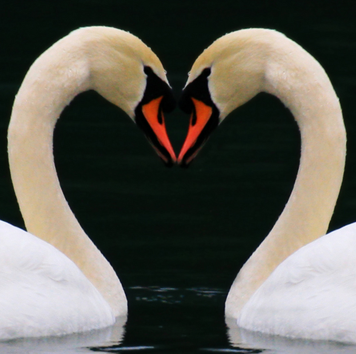
%> input picture data/im_2.bmp, 356 x 354 px
$ octave --eval "result = Cartoonify(imread('../data/im_2.bmp'));"   (GNU Octave 9; MATLAB toolbox functions it lacks are replaced by stand-ins)
%> lines starting %> are read from the running program, lines starting %| are printed output that depends on the picture
### code/FBF2.m

function [filtered,scaled_orig] = FBF2(input_image)
%tic;
imageOrig = input_image;
%> imageOrig is the input picture: size 354x356x3 uint8; mean R, G, B 96.9, 95.2, 87
% h = fspecial('gaussian',5,1.4);
% imageOrig = imfilter(imageOrig,h);
n = 1;
Orig(:,:,1) = myShrinkImageByFactorD(imageOrig(:,:,1),n);
%> in myShrinkImageByFactorD, `b = imfilter(a,filt);`:
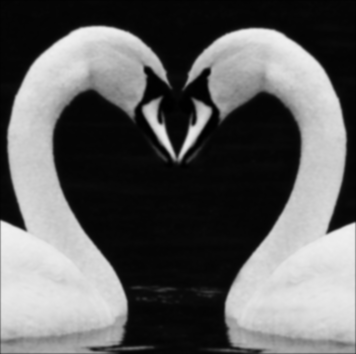
%> b: size 354x356 uint8; min 0, max 240, mean 96.6
Orig(:,:,2) = myShrinkImageByFactorD(imageOrig(:,:,2),n);
%> call 2 of myShrinkImageByFactorD, with d = 1
%> in myShrinkImageByFactorD (call 2), `b = imfilter(a,filt);`:
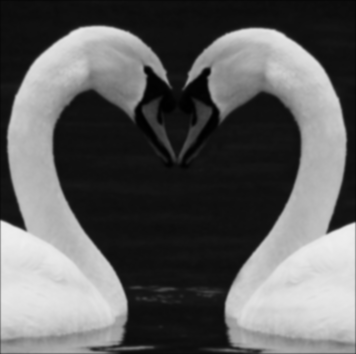
%> b: size 354x356 uint8; min 1, max 238, mean 94.9
Orig(:,:,3) = myShrinkImageByFactorD(imageOrig(:,:,3),n);
%> call 3 of myShrinkImageByFactorD, with d = 1
%> in myShrinkImageByFactorD (call 3), `b = imfilter(a,filt);`:
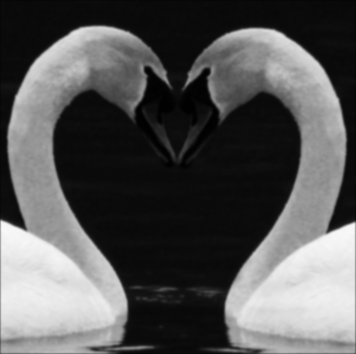
%> b: size 354x356 uint8; min 0, max 248, mean 86.7
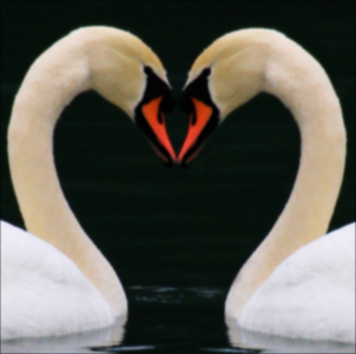
%> Orig: size 354x356x3 double; mean R, G, B 96.6, 94.9, 86.7
Orig = double(Orig);

p = size(Orig,1);
%> p = 354
q = size(Orig,2);
%> q = 356

ni = 15;
ns = 15;
global hs hi
hi=1.25;
hs=0.75;
iterations = 3;

ithresh = 2*hi;
sthresh = 2*hs;
sfilt = fspecial('gaussian',2*sthresh+1,hs);
tfilt(:,:) = fspecial('gaussian',2*ithresh+1,hi);
for arr = 1:2*ithresh+1
%     ifilt(arr) = gaussmf(arr,[hi 1+ithresh]);
    ifilt(1,1,:,:,arr) = tfilt(:,:)*gaussmf(arr,[hi 1+ithresh]);
end
for i = 1:2*sthresh+1
    for j = 1:2*sthresh+1
        filt(i,j,:,:,:) = ifilt * sfilt(i,j);
    end
end
filt = filt/sum(filt(:));
%%
final = double(Orig);
for count = 1:iterations
temp = final;
img_w = zeros(ceil((p)/ns)+1,ceil((q)/ns)+1,ceil(256/ni)+1,ceil(256/ni)+1,ceil(256/ni)+1,4);
img_w = double(img_w);
for i = 1:(p)
    for j = 1:(q)
        x = ceil(i/ns);
        y = ceil(j/ns);
%> the run ends on the next line
        c(:) = ceil(temp(i,j,:)/ni);
        c = c+[1,1,1];
        img_w(x,y,c(1),c(2),c(3),1) = img_w(x,y,c(1),c(2),c(3),1) + temp(i,j,1);
        img_w(x,y,c(1),c(2),c(3),2) = img_w(x,y,c(1),c(2),c(3),2) + temp(i,j,2);
        img_w(x,y,c(1),c(2),c(3),3) = img_w(x,y,c(1),c(2),c(3),3) + temp(i,j,3);
        img_w(x,y,c(1),c(2),c(3),4) = img_w(x,y,c(1),c(2),c(3),4) + 1;
    end
end

newimg_w = imfilter(img_w,filt);

for i = 1:(p)
    for j = 1:(q)
        x = ceil(i/ns);
        y = ceil(j/ns);
        c(:) = ceil(temp(i,j,:)/ni);
        c = c+[1,1,1];
        vec1(:) = (x*ns-i)*(y*ns-j)*newimg_w(x,y,c(1),c(2),c(3),:) + (x*ns-i)*(j+ns-y*ns)*newimg_w(x,y+1,c(1),c(2),c(3),:);
        vec2(:) = (i+ns-x*ns)*(y*ns-j)*newimg_w(x+1,y,c(1),c(2),c(3),:) + (i+ns-x*ns)*(j+ns-y*ns)*newimg_w(x+1,y+1,c(1),c(2),c(3),:);
        vec = vec1 + vec2;
        if (vec == [0,0,0,0])
            vec = newimg_w(x,y,c(1),c(2),c(3),:);
        end
        final(i,j,:) = vec(1:3)/vec(4);
    end
end
end


Orig = Orig/max(Orig(:));
final = final/max(final(:));
%toc;
%%
%figure(1),imshow(Orig);
%figure(2), imshow(final);
filtered = final;
scaled_orig = Orig;
end

### code/myShrinkImageByFactorD.m
function output = myShrinkImageByFactorD(a,d)
% A = '../data/circles_concentric';
% b = imread(A,'png');

%d = 3;
filt = fspecial('gaussian',5,1);
b = imfilter(a,filt);

r = floor(size(b,1)/d);
c = floor(size(b,2)/d);

m = zeros(r,c,'double');
m(1:r,1:c) = b(d:d:d*r,d:d:d*c);

output = m;

% [6 lines of commented-out code are left out]
end

### code/Cartoonify.m
function [cartoon_img, scaled_orig] = Cartoonify(img)

%img = imread('../data/im_2.bmp');
[filtered, scaled_orig] = FBF2(img);
edges = edgecolour(scaled_orig);
edges = edges/max(edges(:));
cartoon_img = filtered;
%%
for i = 1:3
    t = filtered(:,:,i);
    t(edges>0.18) = 0;
    cartoon_img(:,:,i) = t;
end

% [4 lines of commented-out code are left out]

end

$ run again, on data/im_1.bmp
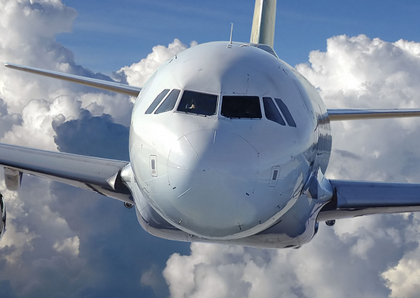
%> input picture data/im_1.bmp, 420 x 298 px, shrunk from 582 x 413 before the run
%> in FBF2, imageOrig is the input picture: size 298x420x3 uint8; mean R, G, B 125.9, 138.4, 157.1
%> in myShrinkImageByFactorD (call 3), `b = imfilter(a,filt);`:
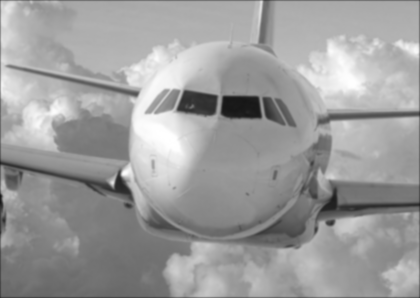
%> b: size 298x420 uint8; min 22, max 255, mean 156.5
%> in FBF2, `Orig(:,:,3) = myShrinkImageByFactorD(imageOrig(:,:,3),n);`:
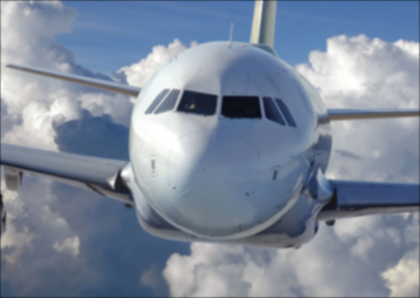
%> Orig: size 298x420x3 double; mean R, G, B 125.4, 137.9, 156.5

$ run again, on data/im_10.bmp
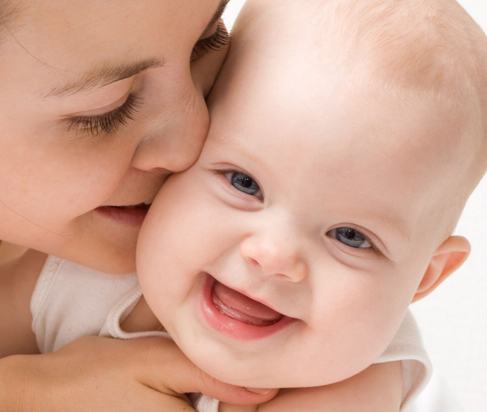
%> input picture data/im_10.bmp, 487 x 412 px
%> in FBF2, imageOrig is the input picture: size 412x487x3 uint8; mean R, G, B 210.5, 165.6, 146.5
%> in myShrinkImageByFactorD (call 2), `b = imfilter(a,filt);`:
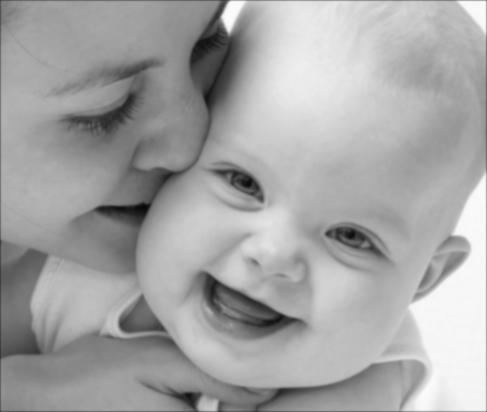
%> b: size 412x487 uint8; min 7, max 252, mean 165
%> in myShrinkImageByFactorD (call 3), `b = imfilter(a,filt);`:
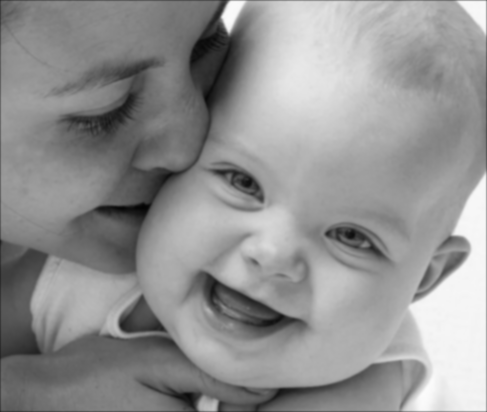
%> b: size 412x487 uint8; min 3, max 252, mean 146

$ run again, on data/im_11.bmp
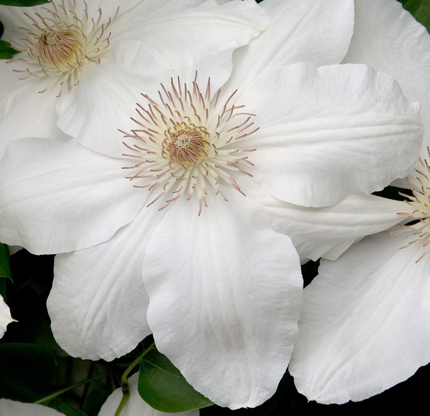
%> input picture data/im_11.bmp, 430 x 416 px
%> in FBF2, imageOrig is the input picture: size 416x430x3 uint8; mean R, G, B 175.8, 175.3, 169.9
%> in myShrinkImageByFactorD (call 3), `b = imfilter(a,filt);`:
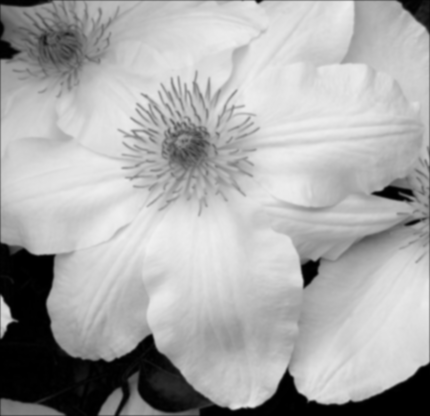
%> b: size 416x430 uint8; min 0, max 239, mean 169.6
%> in FBF2, `Orig(:,:,3) = myShrinkImageByFactorD(imageOrig(:,:,3),n);`:
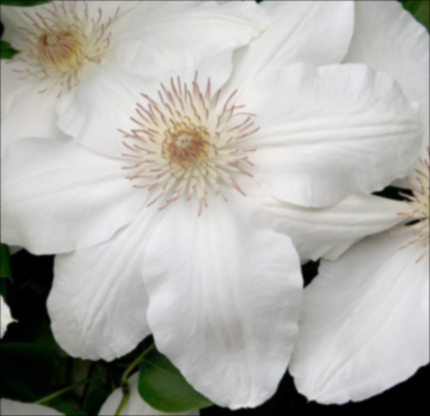
%> Orig: size 416x430x3 double; mean R, G, B 175.4, 174.9, 169.6
